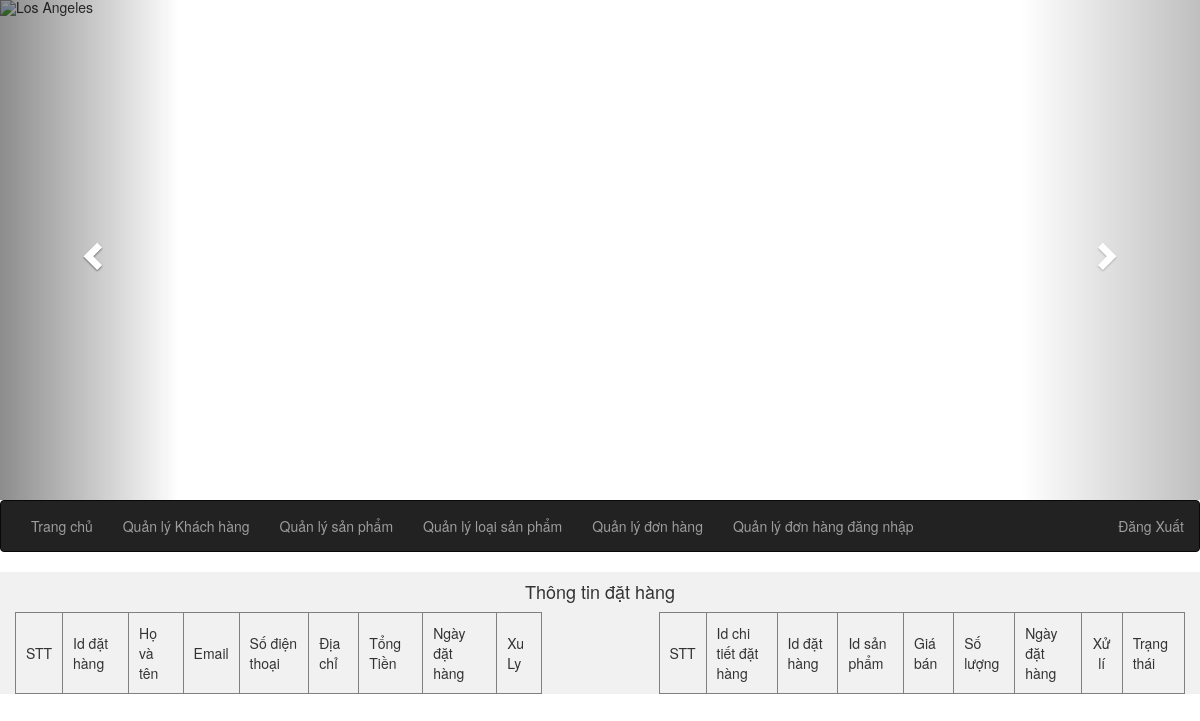
The page /admin/tc.php?dathang=quanlidathang on the database as committed earlier.
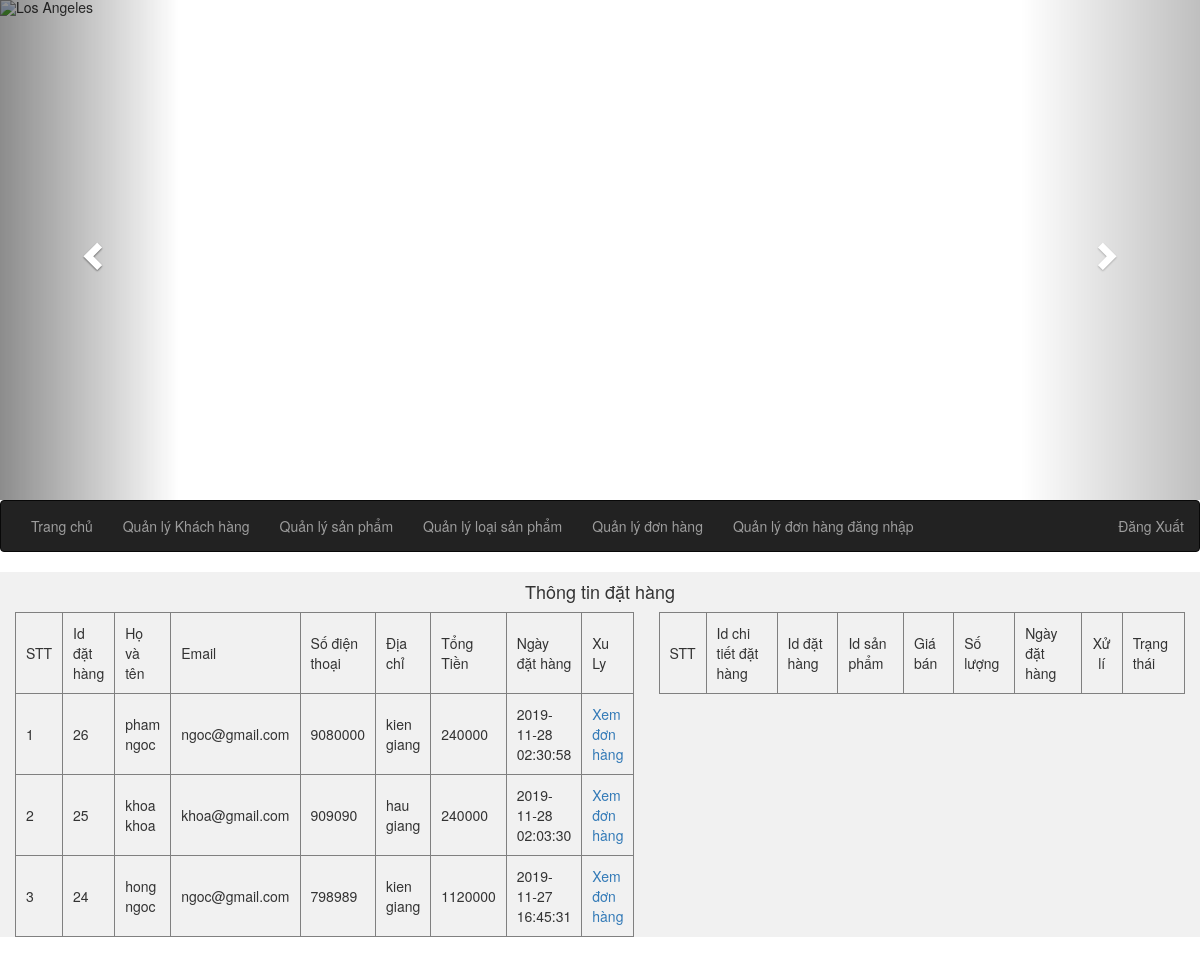
The same page on the database as committed later.
### tables this page shows
CREATE TABLE `orders` (
  `id_order` int(11) NOT NULL,
  `hoten` varchar(256) NOT NULL,
  `email` varchar(256) NOT NULL,
  `dienthoai` int(11) NOT NULL,
  `diachi` varchar(256) NOT NULL,
  `tongtien` int(11) NOT NULL,
  `ngayorders` datetime DEFAULT NULL
);

### admin/module/dondathang/lietke.php (the view, shortened to what this page needs)
<div class="container-fluid">
  <div class="row content">
    <div class="col-sm-12 sidenav">
      <?php
$servername = "localhost";
$username = "root";
$password = "";
$dbname = "new";
$conn = mysqli_connect($servername, $username, $password, $dbname);
$sql="select * from orders order by id_order desc";
$run = mysqli_query($conn,$sql);
?>
<h4 align="center">Thông tin đặt hàng</h4>
<table width="45%" border="1" align="left">
	<tr>
		<td>STT</td>
		<td>Id đặt hàng</td>
		<td>Họ và tên</td>
		<td>Email</td>
		<td>Số điện thoại</td>
		<td>Địa chỉ</td>
		<td>Tổng Tiền</td>
		<td>Ngày đặt hàng</td>
		<td>Xu Ly</td>
	</tr>
	<?php
		$i=1;
		while($dong= mysqli_fetch_array($run)) {
	?>
	<tr>
		<td><?php echo $i; ?></td>
		<td><?php echo $dong['id_order']; ?></td>
		<td><?php echo $dong['hoten']; ?></td>
		<td><?php echo $dong['email']; ?></td>
		<td><?php echo $dong['dienthoai']; ?></td>
		<td><?php echo $dong['diachi']; ?></td>
		<td><?php echo $dong['tongtien'];?></td>
		<td><?php echo $dong['ngayorders']; ?></td>
		<td> <a href="?dathang=quanlidathang&id=<?php echo $dong['id_order'] ?>">Xem đơn hàng</a></td>
		</tr>
	<?php
		$i++;
		}
	?>
</table>
<?php
		if(isset($_GET['dathang'])=='quanlidathang'){
		?>
<table width="45%" border="1" align="right">
	<tr>
		<td>STT</td>
		<td>Id chi tiết đặt hàng</td>
		<td>Id đặt hàng</td>
		<td>Id sản phẩm</td>
		<td>Giá bán</td>
		<td>Số lượng</td>
		<td>Ngày đặt hàng</td>
		<td colspan="2" align="center">Xử lí</td>
		<td>Trạng thái</td>
	</tr>
</table>
<?php }
?>
	</div>
  </div>
</div>

Rows that differ between the two databases and show on the page:
added orders: id_order "26", hoten "pham ngoc", email "ngoc@gmail.com", dienthoai "9080000", diachi "kien giang", tongtien "240000", ngayorders "2019-11-28 02:30:58"
added orders: id_order "25", hoten "khoa khoa", email "khoa@gmail.com", dienthoai "909090", diachi "hau giang", tongtien "240000", ngayorders "2019-11-28 02:03:30"
added orders: id_order "24", hoten "hong ngoc", email "ngoc@gmail.com", dienthoai "798989", diachi "kien giang", tongtien "1120000", ngayorders "2019-11-27 16:45:31"
